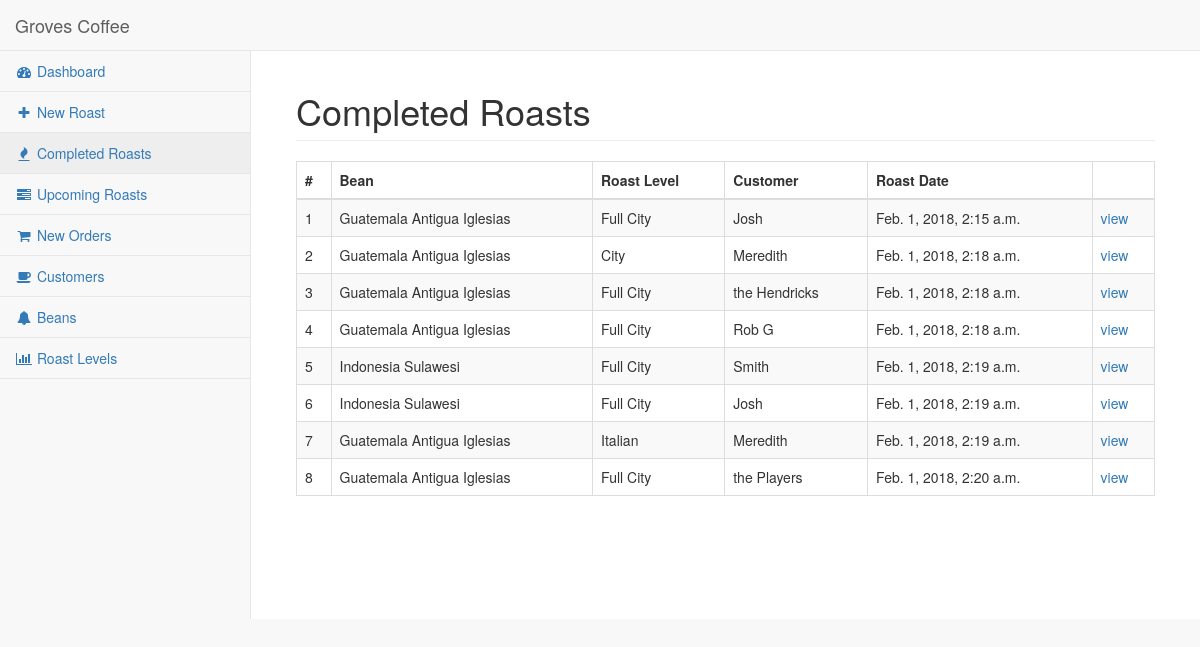
Page /roasts/completed on the earlier database version.
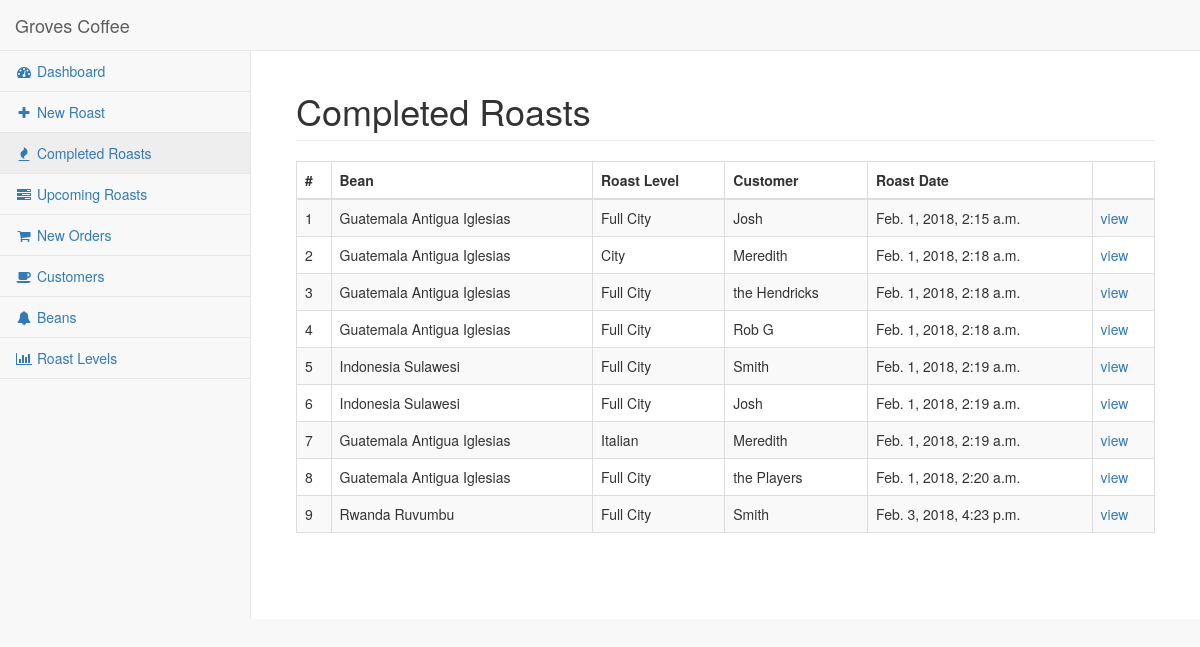
Same page on the later database version.
### roasts/models.py (models this page shows, shortened)
class Roast(models.Model):
    bean = models.ForeignKey(Bean)
    roast_level = models.ForeignKey(RoastLevel)
    customer = models.ForeignKey(Customer, null=True)
    roast_date = models.DateTimeField(name='roastdate', auto_now_add=True)
    target_temp = models.IntegerField(null=True)
    weight_before = models.FloatField(null=True)
    weight_after = models.FloatField(null=True)
    description = models.CharField(max_length=255,null=True)
    notes = models.CharField(max_length=255,null=True)
    is_favorite = models.BooleanField(default=False)
    is_active_roast = models.BooleanField(default=False)
    heater = models.IntegerField(null=True)
    drawfan = models.IntegerField(null=True)
    scrollfan = models.IntegerField(null=True)
    drum = models.IntegerField(null=True)

class Bean(models.Model):
    name = models.CharField(max_length=200)
    description = models.CharField(max_length=500)
    original_amt = models.FloatField(null=True)
    current_amt = models.FloatField(null=True)

class RoastLevel(models.Model):
    name = models.CharField(max_length=200,null=True)
    description = models.CharField(max_length=500,null=True)

class Customer(models.Model):
    name = models.CharField(max_length=200)

### roasts/views.py (the view)
def completed(request):
    r = Roast.objects.all()
    context = { 'roasts' : r, 'count': len(r) }
    return HttpResponse(render(request, 'roasts/completed.html', context))

### roasts/templates/roasts/completed.html (shortened to what this page needs)
{% extends "roasts/base.html" %}
{% block content %}
<div class="col-lg-12">
    <h1 class="page-header">
        Completed Roasts
    </h1>
    <div class="table-responsive">
        <table class="table table-striped table-bordered table-hover">
            <thead>
            <tr>
                <th>#</th>
                <th>Bean</th>
                <th>Roast Level</th>
                <th>Customer</th>
                <th>Roast Date</th>
                <th></th>
            </tr>
            </thead>
            <tbody>
            {% for roast in roasts %}
            {% if roast.is_active_roast %}
            <tr class="alert alert-danger">
            {% else %}
            <tr>
            {% endif %}
                <td>{{ roast.id }}</td>
                <td>{{ roast.bean.name }}</td>
                <td>{{ roast.roast_level.name }}</td>
                <td>{{ roast.customer.name }}</td>
                <td>{{ roast.roastdate }}</td>
                <td>
                    <a href="{% url 'roasts:detail' roast.id %}">view</a>
                </td>
            </tr>
            {% endfor %}
            </tbody>
        </table>
    </div>
</div>
{% endblock %}

Differences in the rows shown:
added Roast: id "9", bean.name "Rwanda Ruvumbu", roast_level.name "Full City", customer.name "Smith", roastdate "Feb. 3, 2018, 4:23 p.m."
